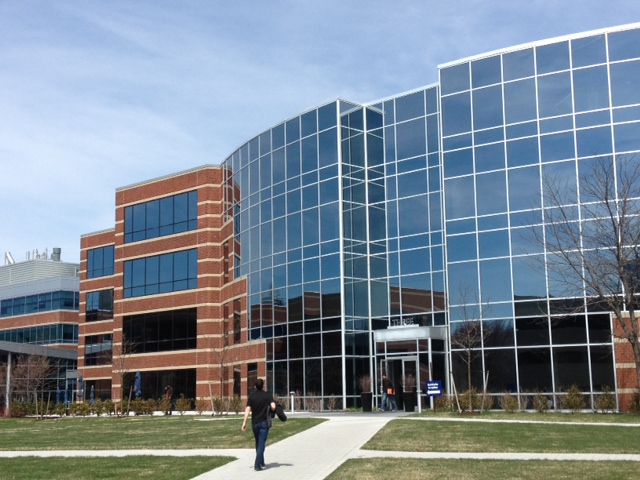
#> input picture vc_practica4-5/BuildingScene/building1.JPG, 640 x 480 px
$ python v1.py
#> lines starting #> are read from the running program, lines starting #| are printed output that depends on the picture
#> further down, fst is the input picture: shape (480, 640, 3); mean B, G, R 148.2, 135.9, 122.8
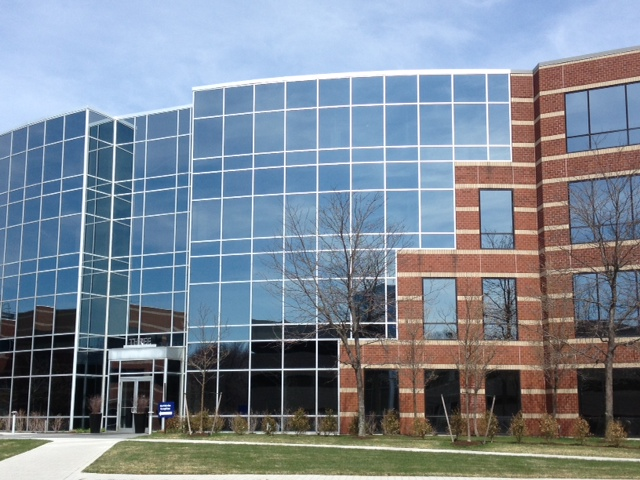
#> input picture vc_practica4-5/BuildingScene/building2.JPG, 640 x 480 px
#> further down, snd is the input picture: shape (480, 640, 3); mean B, G, R 148.3, 135.5, 124.8
import cv2 as cv
import numpy as np
import time

nfeatures = 10
# https://www.geeksforgeeks.org/feature-detection-and-matching-with-opencv-python/
# https://docs.opencv.org/4.x/dc/dc3/tutorial_py_matcher.html
def HARRIS(img):
    grayscale = cv.cvtColor(img, cv.COLOR_BGR2GRAY)
    grayscale = np.float32(grayscale)
    harris    = cv.cornerHarris(grayscale, blockSize=2, ksize=3, k=0.04)
    # Result is dilated for marking the corners, not important
    harris    = cv.dilate(harris, None)
    # Threshold for an optimal value, it may vary depending on the image.
    img[harris > 0.01 * harris.max()] = [0,255,0]
    return img

# https://docs.opencv.org/4.x/da/df5/tutorial_py_sift_intro.html
def SIFT(img):
    grayscale = cv.cvtColor(img, cv.COLOR_BGR2GRAY)
    sift      = cv.SIFT_create()
    kp, des   = sift.detectAndCompute(grayscale, None)
    return kp, des, cv.drawKeypoints(img, kp, None, color=(0,255,0), flags=cv.DRAW_MATCHES_FLAGS_DRAW_RICH_KEYPOINTS)

# https://www.geeksforgeeks.org/feature-matching-using-orb-algorithm-in-python-opencv/
def ORB(img):
    grayscale = cv.cvtColor(img, cv.COLOR_BGR2GRAY)
    orb       = cv.ORB_create()
    kp, des   = orb.detectAndCompute(grayscale, None)
    return kp, des, cv.drawKeypoints(img, kp, None, color=(0,255,0), flags=cv.DRAW_MATCHES_FLAGS_DRAW_RICH_KEYPOINTS)

# https://docs.opencv.org/4.x/db/d70/tutorial_akaze_matching.html
def AKAZE(img):
    grayscale = cv.cvtColor(img, cv.COLOR_BGR2GRAY)
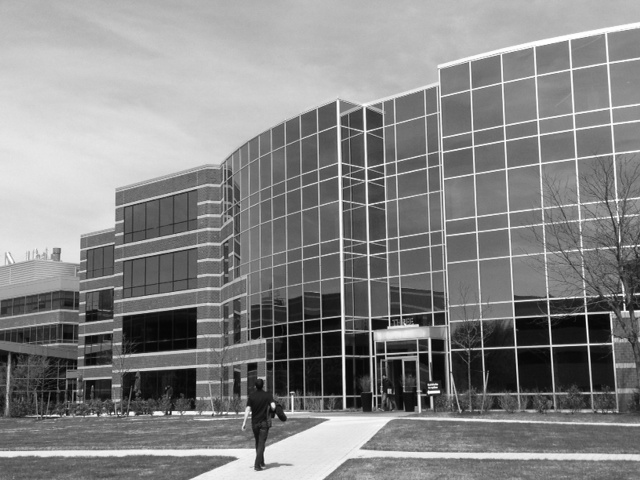
#> grayscale: shape (480, 640); min 0, max 255, mean 133.4
    akaze     = cv.AKAZE_create()
    kp, des   = akaze.detectAndCompute(grayscale, None)
#> kp = 1516 keypoints; strongest (x, y, size): (379, 325, 8.1), (273, 405, 4.8), (246, 412, 8.1), (438, 344, 8.1)
    return kp, des, cv.drawKeypoints(img, kp, None, color=(0,255,0), flags=cv.DRAW_MATCHES_FLAGS_DRAW_RICH_KEYPOINTS)

# Cambiar lo que devuelven los operadores:
def MATCH(fst, snd, operator, mode = 'Brute force'):
    if (operator == 'Harris'):
        HARRIS(fst)
        HARRIS(snd)
        return []
    elif (operator == 'Sift'):
        inicio_deteccion = time.time()
        fst_kp, fst_des, _ = SIFT(fst)
        snd_kp, snd_des, _ = SIFT(snd)
        t_deteccion = time.time() - inicio_deteccion

        inicio_emparejamiento = time.time()
        bf      = cv.BFMatcher()
        matches = bf.match(fst_des, snd_des)
        matches = sorted(matches, key = lambda x:x.distance)
        t_emparejamiento = time.time() - inicio_emparejamiento
        print(f'Característica detectadas en imagen 1: {len(fst_kp)}')
        print(f'Característica detectadas en imagen 2: {len(snd_kp)}')
        print(f'Número de emparejamientos: {len(matches)}')
        print(f'Tiempo de detección con ORB: {t_deteccion:.4f} segundos')
        print(f'Tiempo de emparejamiento por fuerza bruta: {t_emparejamiento:.4f} segundos')
        return cv.drawMatches(fst, fst_kp, snd, snd_kp, matches[:10], None, flags=cv.DrawMatchesFlags_NOT_DRAW_SINGLE_POINTS)
    elif (operator == 'Orb'):
        inicio_deteccion = time.time()
        fst_kp, fst_des, _ = ORB(fst)
        snd_kp, snd_des, _ = ORB(snd)
        t_deteccion = time.time() - inicio_deteccion

        inicio_emparejamiento = time.time()
        bf      = cv.BFMatcher(cv.NORM_HAMMING, crossCheck=False)
        matches = bf.match(fst_des, snd_des)
        matches = sorted(matches, key = lambda x:x.distance)
        t_emparejamiento = time.time() - inicio_emparejamiento
        print(f'Característica detectadas en imagen 1: {len(fst_kp)}')
        print(f'Característica detectadas en imagen 2: {len(snd_kp)}')
        print(f'Número de emparejamientos: {len(matches)}')
        print(f'Tiempo de detección con ORB: {t_deteccion:.4f} segundos')
        print(f'Tiempo de emparejamiento por fuerza bruta: {t_emparejamiento:.4f} segundos')
        return cv.drawMatches(fst, fst_kp, snd, snd_kp, matches[:10], None, flags=cv.DrawMatchesFlags_NOT_DRAW_SINGLE_POINTS)
    elif (operator == 'Akaze'):
        inicio_deteccion = time.time()
        fst_kp, fst_des, _ = AKAZE(fst)
#> fst_kp has the same summary as kp in AKAZE
        snd_kp, snd_des, _ = AKAZE(snd)
#> in AKAZE (call 2), `grayscale = cv.cvtColor(img, cv.COLOR_BGR2GRAY)`:
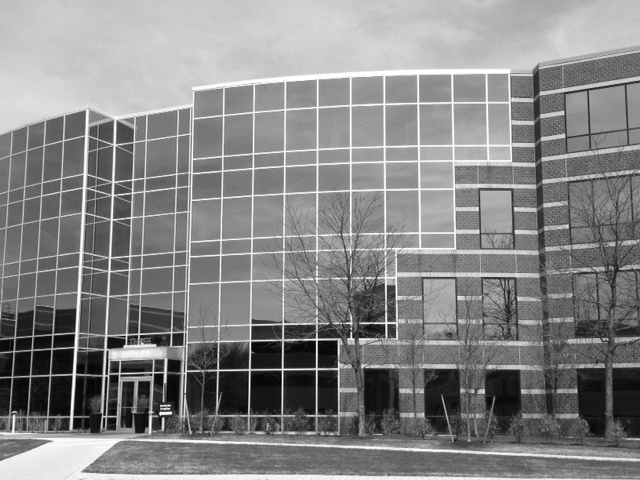
#> grayscale: shape (480, 640); min 1, max 255, mean 133.7
#> in AKAZE (call 2), `kp, des   = akaze.detectAndCompute(grayscale, None)`: kp = 1745 keypoints; strongest (x, y, size): (114, 343, 8.1), (174, 364, 8.1), (116, 342, 11.4), (178, 339, 8.1)
#> snd_kp has the same summary as kp in AKAZE
        t_deteccion = time.time() - inicio_deteccion

        inicio_emparejamiento = time.time()
        bf      = cv.BFMatcher(cv.NORM_HAMMING, crossCheck=True)
        if (mode == 'Brute force'):
            matches = bf.match(fst_des, snd_des)
#> matches = 817 matches
            matches = sorted(matches, key = lambda x:x.distance)
            src_pts = np.float32([fst_kp[match.queryIdx].pt for match in matches]).reshape(-1, 1, 2)
#> src_pts = 817 rows, first 8: [403.3, 325.5], [415.6, 325.6], [459.2, 409.7], [389.4, 131.2], [445.6, 334], [424.2, 332.2], [447.9, 350.7], [439.9, 358.2]
            dst_pts = np.float32([snd_kp[match.trainIdx].pt for match in matches]).reshape(-1, 1, 2)
#> dst_pts = 817 rows, first 8: [140.4, 345], [153, 345.4], [189.7, 431.3], [140, 147.1], [182.7, 355.1], [161.4, 352.5], [184.1, 371.4], [175.2, 379.1]
            M, mask = cv.findHomography(dst_pts, src_pts, cv.RANSAC, 5.0)
#> M = [[0.78, 0.0748, 250.6], [-0.149, 0.941, 7.31], [-0.000362, 2e-05, 1]]; mask = 817 values, max 1 at index 0, min 0 at index 228, mean 0.733

            h1, w1 = fst.shape[:2]
#> h1 = 480; w1 = 640
            h2, w2 = snd.shape[:2]
#> h2 = 480; w2 = 640
            pts1 = np.float32([[0, 0], [0, h1], [w1, h1], [w1, 0]]).reshape(-1, 1, 2)
#> pts1 = [[0, 0], [0, 480], [640, 480], [640, 0]]
            pts2 = np.float32([[0, 0], [0, h2], [w2, h2], [w2, 0]]).reshape(-1, 1, 2)
#> pts2 = [[0, 0], [0, 480], [640, 480], [640, 0]]
            pts2_ = cv.perspectiveTransform(pts2, M)
#> pts2_ = [[250.6, 7.31], [283.7, 454.8], [1009.9, 467.6], [975.8, -114.7]]
            pts = np.concatenate((pts1, pts2_), axis=0)
#> pts = [[0, 0], [0, 480], [640, 480], [640, 0], [250.6, 7.31], [283.7, 454.8], [1009.9, 467.6], [975.8, -114.7]]
            [xmin, ymin] = np.int32(pts.min(axis=0).ravel() - 0.5)
#> xmin = 0; ymin = -115
            [xmax, ymax] = np.int32(pts.max(axis=0).ravel() + 0.5)
#> xmax = 1010; ymax = 480
            t = [-xmin, -ymin]
#> t = [0, 115]
            Ht = np.array([[1, 0, t[0]], [0, 1, t[1]], [0, 0, 1]])
#> Ht = [[1, 0, 0], [0, 1, 115], [0, 0, 1]]

            # Warp the second image to align with the first
            aligned_img = cv.warpPerspective(snd, Ht.dot(M), (xmax - xmin, ymax - ymin))
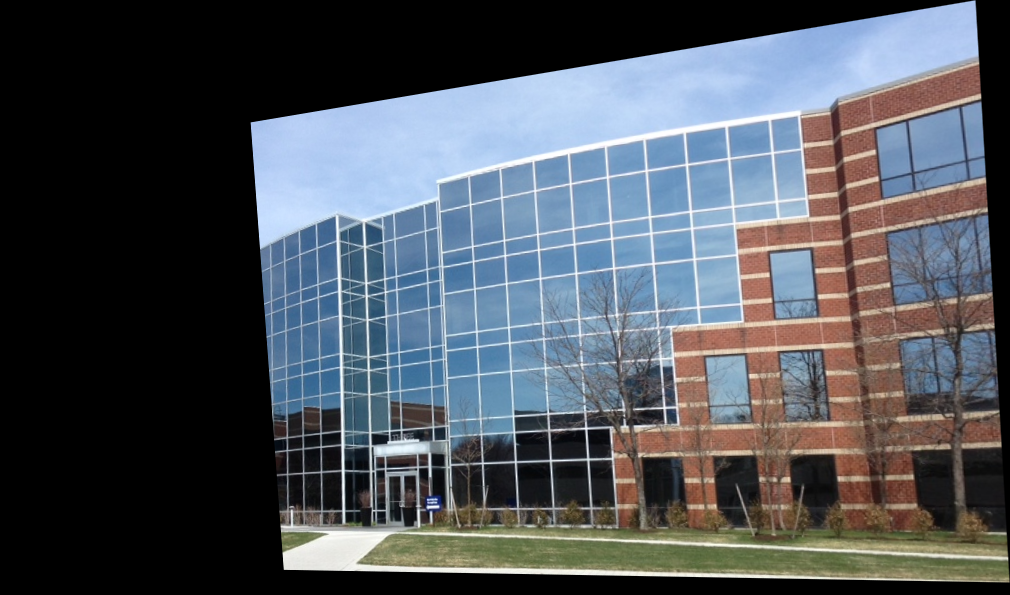
#> aligned_img: shape (595, 1010, 3); mean B, G, R 90.8, 83.7, 78.6
            aligned_img[t[1]:h1 + t[1], t[0]:w1 + t[0]] = fst
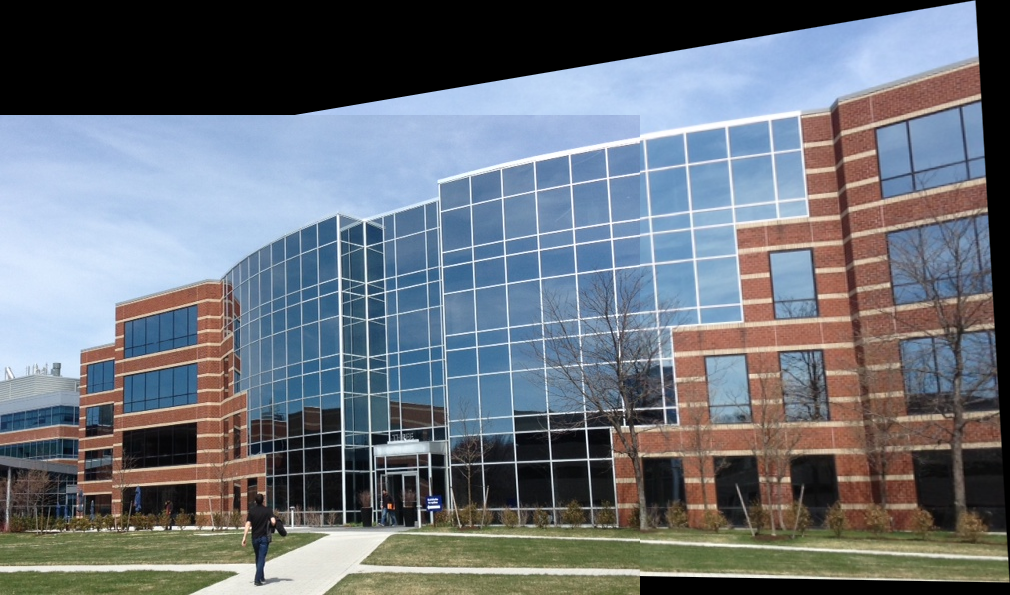
#> aligned_img: shape (595, 1010, 3); mean B, G, R 122.4, 114.2, 108.1
            return aligned_img
            return cv.drawMatches(fst, fst_kp, snd, snd_kp,matches,None,**draw_params)
            #return cv.drawMatches(fst, fst_kp, snd, snd_kp, matches[:500], None, flags=cv.DrawMatchesFlags_NOT_DRAW_SINGLE_POINTS)
        elif (mode == 'KNN'):
            matches = bf.knnMatch(fst_des, snd_des, k=2)
            t_emparejamiento = time.time() - inicio_emparejamiento
            print(f'Característica detectadas en imagen 1: {len(fst_kp)}')
            print(f'Característica detectadas en imagen 2: {len(snd_kp)}')
            print(f'Número de emparejamientos: {len(matches)}')
            print(f'Tiempo de detección con ORB: {t_deteccion:.4f} segundos')
            print(f'Tiempo de emparejamiento por fuerza bruta: {t_emparejamiento:.4f} segundos')

            return cv.drawMatches(fst, fst_kp, snd, snd_kp, matches[:10], None, flags=cv.DrawMatchesFlags_NOT_DRAW_SINGLE_POINTS)

fst = cv.imread('./BuildingScene/building1.JPG')
snd = cv.imread('./BuildingScene/building2.JPG')
cv.namedWindow('Practica 4', cv.WINDOW_AUTOSIZE)

cv.imshow('fst', fst)
cv.imshow('snd', snd)
cv.imshow('Practica 4', MATCH(fst, snd, 'Akaze', 'Brute force'))
cv.waitKey(0)

# [4 lines of commented-out code are left out]
cv.destroyWindow('Practica 4')
